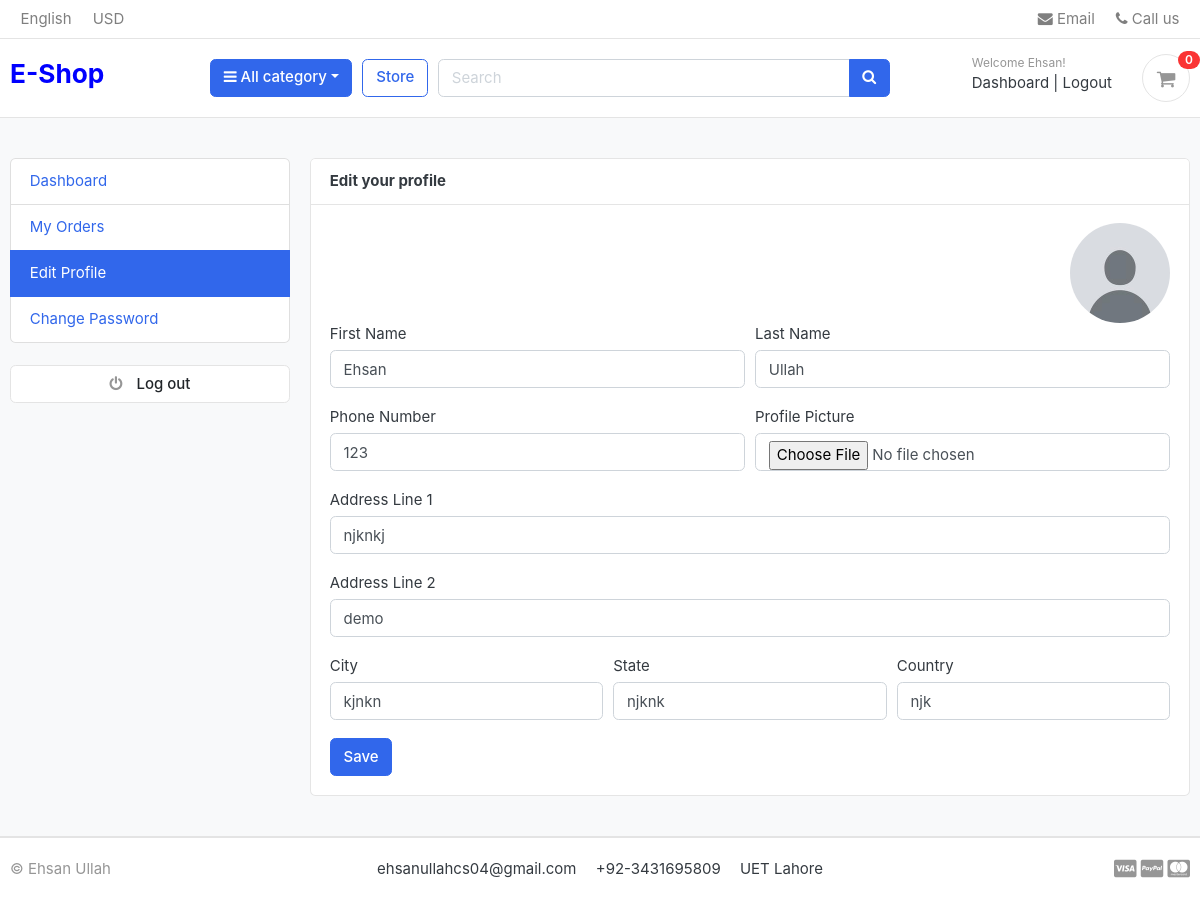
The app's page /accounts/edit_profile/ (signed in) with its own data.
### accounts/models.py (models this page shows, shortened)
class Account(AbstractBaseUser):
    first_name      = models.CharField(max_length=50)
    last_name       = models.CharField(max_length=50)
    username        = models.CharField(max_length=50, unique=True)
    email           = models.EmailField(max_length=100, unique=True)
    phone_number    = models.CharField(max_length=50)
    date_joined     = models.DateTimeField(auto_now_add=True)
    last_login      = models.DateTimeField(auto_now_add=True)
    is_admin        = models.BooleanField(default=False)
    is_staff        = models.BooleanField(default=False)
    is_active        = models.BooleanField(default=False)
    is_superadmin        = models.BooleanField(default=False)
    USERNAME_FIELD = 'email'
    REQUIRED_FIELDS = ['username', 'first_name', 'last_name']
    objects = MyAccountManager()

class UserProfile(models.Model):
    user = models.OneToOneField(Account, on_delete=models.CASCADE)
    address_line_1 = models.CharField(blank=True, max_length=100)
    address_line_2 = models.CharField(blank=True, max_length=100)
    profile_picture = models.ImageField(blank=True, upload_to='userprofile')
    city = models.CharField(blank=True, max_length=20)
    state = models.CharField(blank=True, max_length=20)
    country = models.CharField(blank=True, max_length=20)

### accounts/views.py (the view)
# urls.py: path('edit_profile/',views.edit_profile,name='edit_profile'),
@login_required(login_url='login')
def edit_profile(request):
    userprofile = get_object_or_404(UserProfile, user=request.user)
    if request.method == 'POST':
        user_form = UserForm(request.POST, instance=request.user)
        profile_form = UserProfileForm(request.POST, request.FILES, instance=userprofile)
        if user_form.is_valid() and profile_form.is_valid():
            user_form.save()
            profile_form.save()
            messages.success(request, 'Your profile has been updated.')
            return redirect('edit_profile')
    else:
        user_form = UserForm(instance=request.user)
        profile_form = UserProfileForm(instance=userprofile)
    context = {
        'user_form': user_form,
        'profile_form': profile_form,
        'userprofile': userprofile,
    }
    return render(request, 'accounts/edit_profile.html', context)

### accounts/forms.py
class UserForm(forms.ModelForm):
    class Meta:
        model = Account
        fields = ('first_name', 'last_name', 'phone_number')
    def __init__(self, *args, **kwargs):
        super(UserForm, self).__init__(*args, **kwargs)
        for field in self.fields:
            self.fields[field].widget.attrs['class'] = 'form-control'

class UserProfileForm(forms.ModelForm):
    profile_picture = forms.ImageField(required=False, error_messages = {'invalid':("Image files only")}, widget=forms.FileInput)
    class Meta:
        model = UserProfile
        fields = ('address_line_1', 'address_line_2', 'city', 'state', 'country', 'profile_picture')
    def __init__(self, *args, **kwargs):
        super(UserProfileForm, self).__init__(*args, **kwargs)
        for field in self.fields:
            self.fields[field].widget.attrs['class'] = 'form-control'

### carts/context_processors.py (called while the page is built)
def counter(request):
    cart_count = 0
    if "admin" in request.path:
        return {}
    else:
        try:
            cart = Cart.objects.filter(cart_id=_cart_id(request))
            if request.user.is_authenticated:
                cart_items = CartItem.objects.all().filter(user=request.user)
            else:
                cart_items = CartItem.objects.all().filter(cart=cart[:1])
            for cart_item in cart_items:
                cart_count += cart_item.quantity
        except Cart.DoesNotExist:
            cart_count = 0
    return dict(cart_count=cart_count)

### carts/views.py (called while the page is built)
def _cart_id(request):
    cart = request.session.session_key
    if not cart:
        cart = request.session.create()
    return cart

### category/conntext_processors.py (called while the page is built)
def menu_links(request):
    links = Category.objects.all()
    return dict(links=links)

### category/models.py (called while the page is built)
    def get_url(self):
        return reverse("products_by_category", args=[self.slug])

### templates/accounts/edit_profile.html (shortened to what this page needs)
{% extends 'base.html' %}
{% block content %}
<section class="section-conten padding-y bg">
<div class="container">
	<div class="row">
	{% include 'includes/dashboard_sidebar.html' %}
	<main class="col-md-9">
		<article class="card">
		<header class="card-header">
			<strong class="d-inline-block mr-3">Edit your profile</strong>
		</header>
		<div class="card-body">
			<div class="text-right">
				<img src="{{userprofile.profile_picture.url}}" alt="Profile Picture" width="100" style="border-radius:50px;">
			</div>
			<div class="row">
			<div class="col-md-12">
				<form action="{% url 'edit_profile' %}" method="POST" enctype="multipart/form-data">
					<div class="form-row">
						<div class="form-group col-md-6">
							<label>First Name</label>
							{{user_form.first_name}}
						</div>
						<div class="form-group col-md-6">
							<label>Last Name</label>
							{{user_form.last_name}}
						</div>
					</div>
					<div class="form-row">
						<div class="form-group col-md-6">
							<label>Phone Number</label>
							{{user_form.phone_number}}
						</div>
						<div class="form-group col-md-6">
							<label>Profile Picture</label>
							{{profile_form.profile_picture}}
						</div>
					</div>
					<div class="form-group">
						<label>Address Line 1</label>
						{{profile_form.address_line_1}}
					</div>
					<div class="form-group">
						<label>Address Line 2</label>
						{{profile_form.address_line_2}}
					</div>
					<div class="form-row">
						<div class="form-group col-md-4">
							<label>City</label>
							{{profile_form.city}}
						</div>
						<div class="form-group col-md-4">
							<label>State</label>
							{{profile_form.state}}
						</div>
						<div class="form-group col-md-4">
							<label>Country</label>
							{{profile_form.country}}
						</div>
					</div>
					<input type="submit" value="Save" class="btn btn-primary">
				</form>
			</div>
			</div>
		</div>
		</article>
	</main>
</div>
</div>
</section>
{% endblock %}

### templates/includes/navbar.html (shortened to what this page needs)
{% load static %}
<header class="section-header">
  <nav class="navbar p-md-0 navbar-expand-sm navbar-light border-bottom">
    <div class="container">
      <div class="collapse navbar-collapse" id="navbarTop4">
        <ul class="navbar-nav mr-auto">
          <li class="nav-item dropdown">
            <a href="#" class="nav-link">English</a>
          </li>
          <li class="nav-item dropdown">
            <a href="#" class="nav-link">USD</a>
          </li>
        </ul>
        <ul class="navbar-nav">
          <li>
            <a href="#" class="nav-link"><i class="fa fa-envelope"></i> Email</a>
          </li>
          <li>
            <a href="#" class="nav-link"><i class="fa fa-phone"></i> Call us</a>
          </li>
        </ul>
      </div>
    </div>
  </nav>
  <section class="header-main border-bottom">
    <div class="container">
      <div class="row align-items-center">
        <div class="col-lg-2 col-md-3 col-6">
          <a href="{% url 'home' %}">
            <h3 style="color: blue;">E-Shop</h3>
          </a>
        </div>
        <div class="col-lg col-sm col-md col-6 flex-grow-0">
          <div class="category-wrap dropdown d-inline-block float-right">
            <button type="button" class="btn btn-primary dropdown-toggle" data-toggle="dropdown"><i class="fa fa-bars"></i> All category</button>
          </div>
        </div>
        <a href="{% url 'store' %}" class="btn btn-outline-primary">Store</a>
        <div class="col-lg col-md-6 col-sm-12 col">
          <form action="{% url "search" %}" class="search" method="GET">
            <div class="input-group w-100">
              <input name="keyword" type="text" class="form-control" style="width:60%;" placeholder="Search" />
              <div class="input-group-append">
                <button class="btn btn-primary" type="submit"><i class="fa fa-search"></i></button>
              </div>
            </div>
          </form>
        </div>
        <div class="col-lg-3 col-sm-6 col-8 order-2 order-lg-3">
          <div class="d-flex justify-content-end mb-3 mb-lg-0">
            {% if user.id is None %}
            <div class="widget-header">
              <small class="title text-muted">Welcome Guest!</small>
              <div>
                <a href="{% url "login" %}">Sign in</a> <span class="dark-transp">|</span>
                <a href="{% url "register" %}">Register</a>
              </div>
            </div>
            {% else %}
            <div class="widget-header">
              <small class="title text-muted">Welcome {{user.first_name}}!</small>
              <div>
                <a href="{% url "dashboard" %}">Dashboard</a> <span class="dark-transp">|</span>
                <a href="{% url "logout" %}">Logout</a>
              </div>
            </div>
            {% endif %}
            <a href="{% url "cart" %}" class="widget-header pl-3 ml-3">
              <div class="icon icon-sm rounded-circle border">
                <i class="fa fa-shopping-cart"></i>
              </div>
              <span class="badge badge-pill badge-danger notify">{{cart_count}}</span>
            </a>
          </div>
        </div>
      </div>
    </div>
  </section>
</header>

### static/css/ui.css (style rules this page uses)
html { font-family: "Inter", sans-serif; font-size: 15px; }
.icon-xs, .icon-sm, .icon-md, .icon-lg { display: inline-block; text-align: center; flex-shrink: 0; flex-grow: 0; }
.icon-sm { width: 48px; height: 48px; line-height: 48px !important; font-size: 20px; }
.padding-y { padding-top: 40px; padding-bottom: 40px; }
article:after, .form-group:after { display: block; clear: both; content: ""; }
.bg { background-color: #f8f9fa; }
.header-main { position: relative; padding-top: 1rem; padding-bottom: 1rem; }
.widget-header { display: inline-block; vertical-align: middle; position: relative; }
.widget-header a { color: #343a40; }
.widget-header i { color: #969696; }
.widget-header .title { display: block; }
.widget-header .notify { position: absolute; top: -3px; right: -10px; }
.notify { position: absolute; top: -4px; right: -10px; display: inline-block; padding: 0.25em 0.6em; font-size: 12px; line-height: 1; text-align: center; border-radius: 3rem; color: #fff; background-color: #fa3434; }

### records on screen
Account: first_name "Ehsan", last_name "Ullah", phone_number "123"
UserProfile: profile_picture (placeholder picture), address_line_1 "njknkj", address_line_2 "demo", city "kjnkn", state "njknk", country "njk"

### other values on screen
{{ cart_count }} "0"
